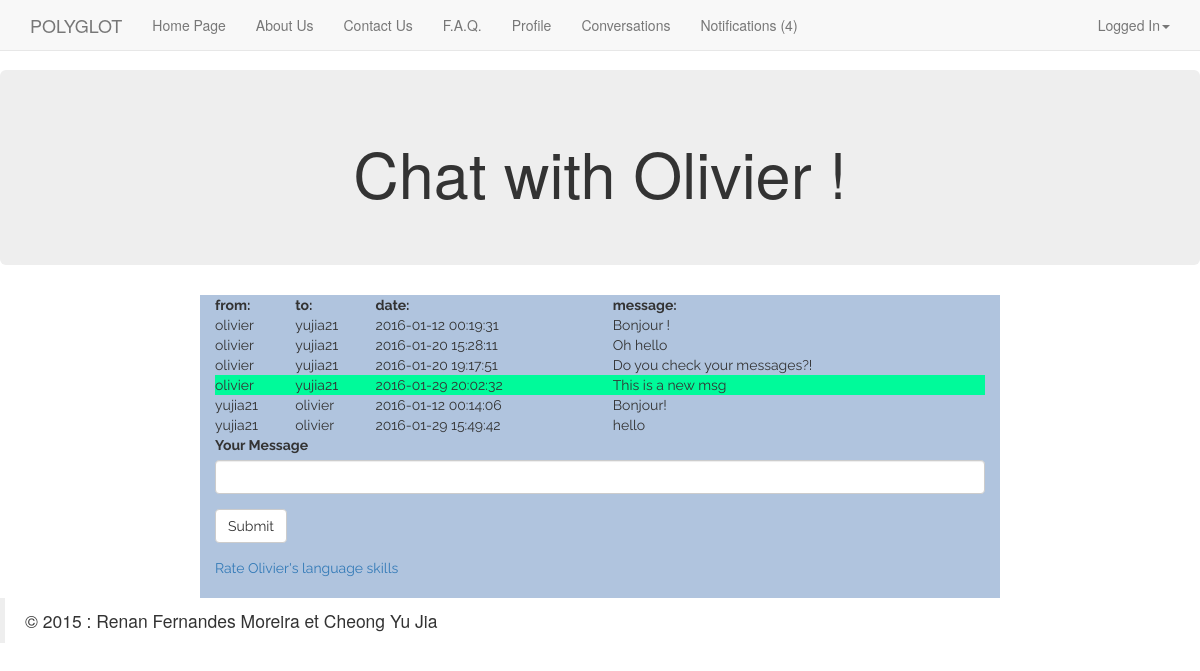
/index.php?page=chatroom&altuser=olivier (signed in), run on the app's committed database.
### tables this page shows
CREATE TABLE `utilisateurs` (
  `login` varchar(64) NOT NULL,
  `password` varchar(40) NOT NULL,
  `name` varchar(64) NOT NULL,
  `lastname` varchar(64) NOT NULL,
  `birthdate` date NOT NULL,
  `email` varchar(128) NOT NULL,
  `admin` tinyint(1) NOT NULL DEFAULT '0'
);

CREATE TABLE `chatroom` (
  `id_known` int(11) NOT NULL,
  `login1` varchar(64) NOT NULL,
  `login2` varchar(64) NOT NULL,
  `date` datetime NOT NULL,
  `message` text NOT NULL,
  `messageread` tinyint(1) NOT NULL DEFAULT '0'
);

### utilities/userfunctions.php (called while the page is built, shortened)
<?php
class Database {
        public static function connect() {
        $dsn = 'mysql:dbname=finalproject;host=127.0.0.1';
        $user = 'root';
        $password = '';
        $dbh = null;
        try {
            $dbh = new PDO($dsn, $user, $password,array(PDO::MYSQL_ATTR_INIT_COMMAND => "SET NAMES utf8"));
            $dbh->setAttribute( PDO::ATTR_ERRMODE, PDO::ERRMODE_EXCEPTION );
        } catch (PDOException $e) {
            echo 'Connexion échouée : ' . $e->getMessage();
            exit(0);
        }
        return $dbh;
        }
    }
class Utilisateur {
    public static function getUtilisateur($login){
        $dbh = Database::connect();
        $query = "SELECT * FROM `utilisateurs` WHERE `login`=\"$login\"";
        $sth = $dbh->prepare($query);
        $request_succeeded = $sth->execute();
        if ($request_succeeded){return $sth->fetch(PDO::FETCH_ASSOC);}
        else {return null;}
    }
    public static function LoginExists($login){
        $dbh = Database::connect();
        $query = "SELECT * FROM `utilisateurs` WHERE `login`='$login'";
        $sth = $dbh->prepare($query);
        $request_succeeded = $sth->execute();
        $aux=$sth->fetch(PDO::FETCH_ASSOC);
        if($aux==NULL){
            return FALSE;
        } else {
            return TRUE;
        }
    }
}
?>

### utilities/messaging.php (the view, shortened to what this page needs)
<?php
    function showconversation($login1,$login2){
        $dbh=Database::connect();
        $query= "SELECT *  FROM `chatroom` WHERE (`login1`='$login1' AND `login2`='$login2') OR (`login1`='$login2' AND `login2`='$login1') ";
        $sth = $dbh->prepare($query);
        $sth->execute();
        $n=0;
        while($row = $sth->fetch(PDO::FETCH_ASSOC)){
            if ($n ==0){
                echo "<table style=\"width:100%\">";
                echo "<tr><td><b>from: </b></td>";
                echo "<td><b>to: </b></td>";
                echo "<td><b>date: </b></td>";
                echo "<td><b>message: </b></td>";
            }
            if ($row['login2']==$login1 & $row['messageread']==0){
                echo "<tr bgcolor = \"#00FA9A\">";
            } else {echo "<tr>";}
            echo "<td>".$row['login1']."</td>";
            echo "<td>".$row['login2']."</td>";
            echo "<td>".$row['date']."</td>";
            echo "<td>".$row['message']."</td></tr>";
            $n=$n+1;
            echo "</tr>";
        }
        if ($n!=0){
            echo "</table>";
        }
    }
?>

### content/content-chatroom.php (shortened to what this page needs)
<div class="container-fluid">
    <header>
        <?php
        require_once('utilities/messaging.php');
        require_once('utilities/pagesetup.php');
        require_once("utilities/userfunctions.php")
        ;
        if(isset($_GET['altuser'])){
            $login=$_SESSION["loggedIn"];
            $altuserlogin=$_GET['altuser'];
            $authorized = Utilisateur::LoginExists($altuserlogin);
            if ($authorized){
                $altuser = Utilisateur::getUtilisateur($altuserlogin);
                $name = $altuser['name'];
                echo "<div class=\"row\">";
                    echo "<div class=\"jumbotron\">";
                        echo "<div class=\"container\">";
                            echo "<h1 style=\"text-align:center\">Chat with $name !</h1>";
                echo <<<START
                                </div>
                    </div>
                </div>
            </header>
START
            ;} else {
                echo <<<START
                            </div>
                        </div>
                    </div>
START
            ;}
        }
        ?>
    <div class="row">
        <div class="col-md-8 col-md-offset-2 aboutus" >
            <?php
            if ($authorized){
                showconversation($login,$altuserlogin);
            echo "<form action=\"index.php?page=chatroom&altuser=$altuserlogin\" role=\"form\" method=\"post\">";
            echo <<<START
            <div class="form-group">
            <div class="form-group">
              <label for="message">Your Message</label>
              <input type="text" name="message" class="form-control" id="message">
            </div>
            <button type="submit" class="btn btn-default">Submit</button>
            </div>
START;
            echo "<div><a href='index.php?page=rateuser&altuser=$altuserlogin'>Rate ".$altuser['name']."'s language skills</a></div><br>";
            } else {
                echo "<h2>Sorry! This is a bad link!</h2>";
            }
            ?>
        </div>
    </div>
</div>

### css/perso.css (style rules this page uses)
body { padding-top: 70px; }
[class*="col-"].aboutus { background-color: #B0C4DE; font-family: 'Raleway', sans-serif; }

### data on the page
utilisateurs: name "Olivier"
chatroom: shows "from:", login1 "olivier", login2 "yujia21", date "2016-01-12 00:19:31", message "Bonjour !"
chatroom: login1 "olivier", login2 "yujia21", date "2016-01-20 15:28:11", message "Oh hello"
chatroom: login1 "olivier", login2 "yujia21", date "2016-01-20 19:17:51", message "Do you check your messages?!"
chatroom: login1 "olivier", login2 "yujia21", date "2016-01-29 20:02:32", message "This is a new msg"
chatroom: login1 "yujia21", login2 "olivier", date "2016-01-12 00:14:06", message "Bonjour!"
chatroom: login1 "yujia21", login2 "olivier", date "2016-01-29 15:49:42", message "hello"

### other printed values
$page->menutitle "Home Page"
$page->menutitle "About Us"
$page->menutitle "Contact Us"
$page->menutitle "F.A.Q."
$page->menutitle "Profile"
$page->menutitle "Conversations"
$page->menutitle "Notifications"
$n "4"
